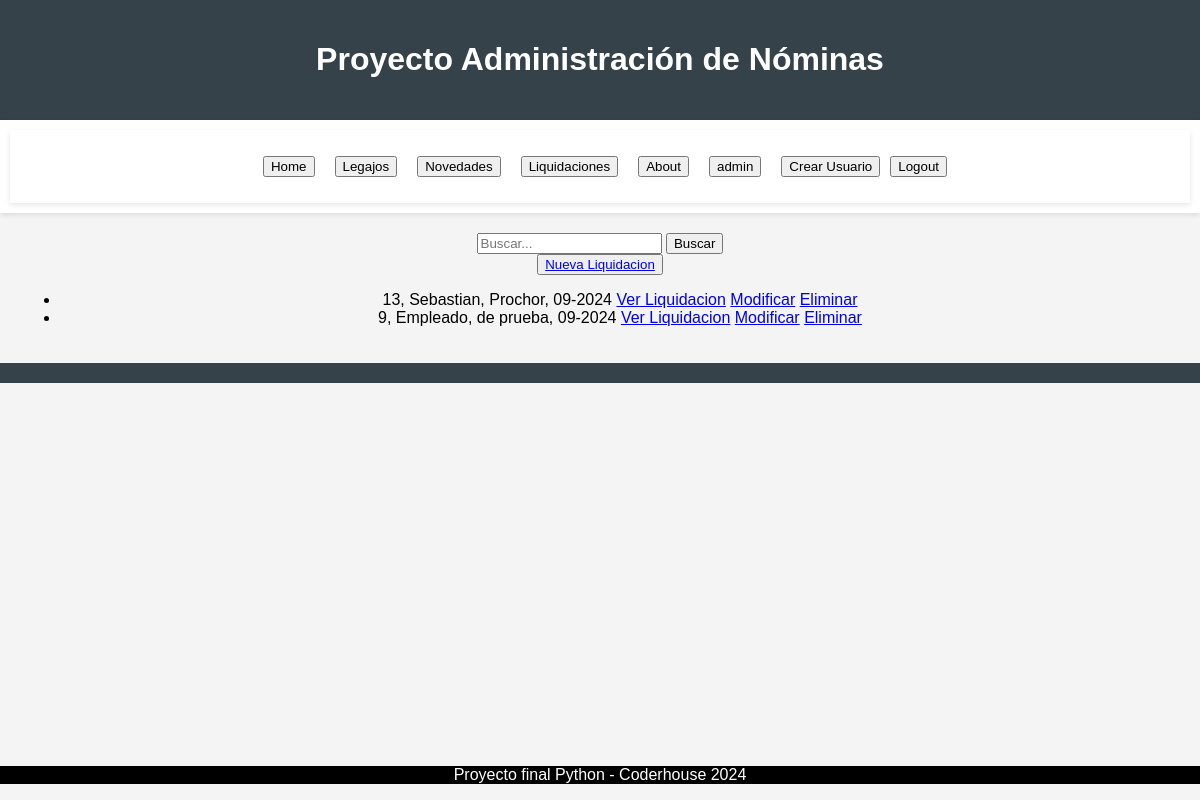
The app's page /nominas/liquidacion/list (signed in) with its own data.
### nominas/models.py (models this page shows, shortened)
class Liquidacion(models.Model):
    empleado = models.ForeignKey(Empleado, on_delete=models.CASCADE)
    periodo = models.CharField(max_length=7)  # Ejemplo: "09-2024" (mes y año)
    fecha_liquidacion = models.DateField(default=date.today)
    total_dias_ausencia = models.IntegerField(default=0)
    total_liquidacion = models.DecimalField(max_digits=10, decimal_places=2, default=0.00)
    fecha_pago = models.DateField()

class Empleado(models.Model):
    SEXO_CHOICES = [
        ('M', 'Masculino'),
        ('F', 'Femenino'),
    ]
    ESTADO_CHOICES = [
        ('A', 'Activo'),
        ('P', 'Pasivo'),
    ]
    MOD_CONTRATACION_CHOICES = [
        ('T', 'Temporal'),
        ('P', 'Permanente'),
    ]
    nro_legajo = models.AutoField(primary_key=True)
    nombre_empleado = models.CharField(max_length=50)
    apellido_empleado = models.CharField(max_length=50)
    dni = models.CharField(max_length=8)
    sexo_empleado = models.CharField(max_length=1, choices=SEXO_CHOICES)  # Elección entre Masculino y Femenino
    celular = models.CharField(max_length=30, blank=True, null=True)
    mail = models.CharField(max_length=50, blank=True, null=True)
    fecha_de_nacimiento = models.DateField(verbose_name='Fecha de Nacimiento')
    fecha_de_ingreso = models.DateField()
    fecha_de_egreso = models.DateField(blank=True, null=True)
    estado = models.CharField(max_length=1, choices=ESTADO_CHOICES)  # Elección entre Activo y Pasivo
    nacionalidad = models.CharField(max_length=100)  # Campo para ingresar el país a mano
    mod_contratacion = models.CharField(max_length=1, choices=MOD_CONTRATACION_CHOICES, blank=True, null=True)  # Elección entre Temporal y Permanente
    puesto = models.CharField(max_length=100)
    sueldo = models.DecimalField(max_digits=10, decimal_places=2)
    avatar = models.ImageField(upload_to='avatares', blank=True, null=True)

### nominas/views.py (the view)
# urls.py: path("liquidacion/list", views.liquidacion_list, name="liquidacion_list"),
@login_required
def liquidacion_list(request):
    query = request.GET.get("q")
    if query:
        novedades = Liquidacion.objects.filter(
            Q(empleado__nombre_empleado__icontains=query) | Q(empleado__apellido_empleado__icontains=query)
        )
    else:
        novedades = Liquidacion.objects.all()
    context = {"object_list": novedades}
    return render(request, "nominas/liquidacion_list.html", context)

### nominas/templates/nominas/liquidacion_list.html (shortened to what this page needs)
{% extends 'core/base.html' %}
{% block main %}
    <form action="{% url 'nominas:liquidacion_list' %}" method="get">
        <input type="text" name="q" placeholder="Buscar...">
        <button type="submit">Buscar</button>
    </form>
    <button>
        <a href="{% url 'nominas:liquidacion_form' %}">Nueva Liquidacion</a>
    </button>
    <ul>
        {% for object in object_list %}
            <li>{{ object.empleado.nro_legajo }}, {{ object.empleado.nombre_empleado }}, {{ object.empleado.apellido_empleado }}, {{ object.periodo }}
                <a href="{% url 'nominas:liquidacion_detail' object.id %}">Ver Liquidacion</a>
                <a href="{% url 'nominas:liquidacion_update' object.id %}">Modificar</a>
                <a href="{% url 'nominas:liquidacion_delete' object.id %}">Eliminar</a>
            </li>
        {% empty %}
            <p>No hay registros.</p>
        {% endfor %}
    </ul>
{% endblock main %}

### core/templates/core/componentes/navbar.html (shortened to what this page needs)
<nav>
    <ul style="display: flex; justify-content: center; list-style-type: none; padding: 0;">
        <li><a href="{% url 'core:index' %}"><button>Home</button></a></li>
        {% if user.is_authenticated %}
            <li><a href="{% url 'nominas:empleado_list' %}"><button>Legajos</button></a></li>
            <li><a href="{% url 'nominas:novedad_list' %}"><button>Novedades</button></a></li>
            <li><a href="{% url 'nominas:liquidacion_list' %}"><button>Liquidaciones</button></a></li>
            <li><a href="{% url 'core:about' %}"><button>About</button></a></li>
            <li><a href="{% url 'core:profile' %}"><button>{{ user.username }}</button></a></li>
            <li><a href="{% url 'core:register' %}"><button>Crear Usuario</button></a></li>
            <li>
                <form action="{% url 'core:logout' %}" method="post" style="margin: 0; display: inline;">
                    <button type="submit">Logout</button>
                </form>
            </li>
        {% else %}
            <li><a href="{% url 'core:login' %}"><button>Login</button></a></li>
        {% endif %}
    </ul>
</nav>

### core/static/css/styles.css (style rules this page uses)
body { font-family: Arial, sans-serif; margin: 0; padding: 0; background-color: #f4f4f4; }
nav { background-color: #ffffff; padding: 10px; box-shadow: 0 2px 5px rgba(0,0,0,0.1); }
nav a { margin: 0 10px; text-decoration: none; color: #35424a; }

### records on screen
Liquidacion: empleado.nro_legajo "13", empleado.nombre_empleado "Sebastian", empleado.apellido_empleado "Prochor", periodo "09-2024"
Liquidacion: empleado.nro_legajo "9", empleado.nombre_empleado "Empleado", empleado.apellido_empleado "de prueba", periodo "09-2024"

### other values on screen
{{ user.username }} "admin"
